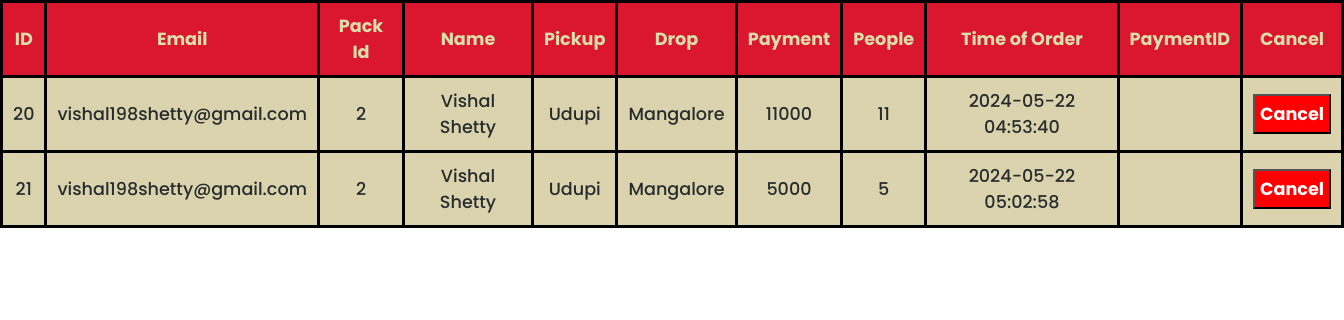
Before: /bookedpackagedetails.php (signed in) with the older database file.
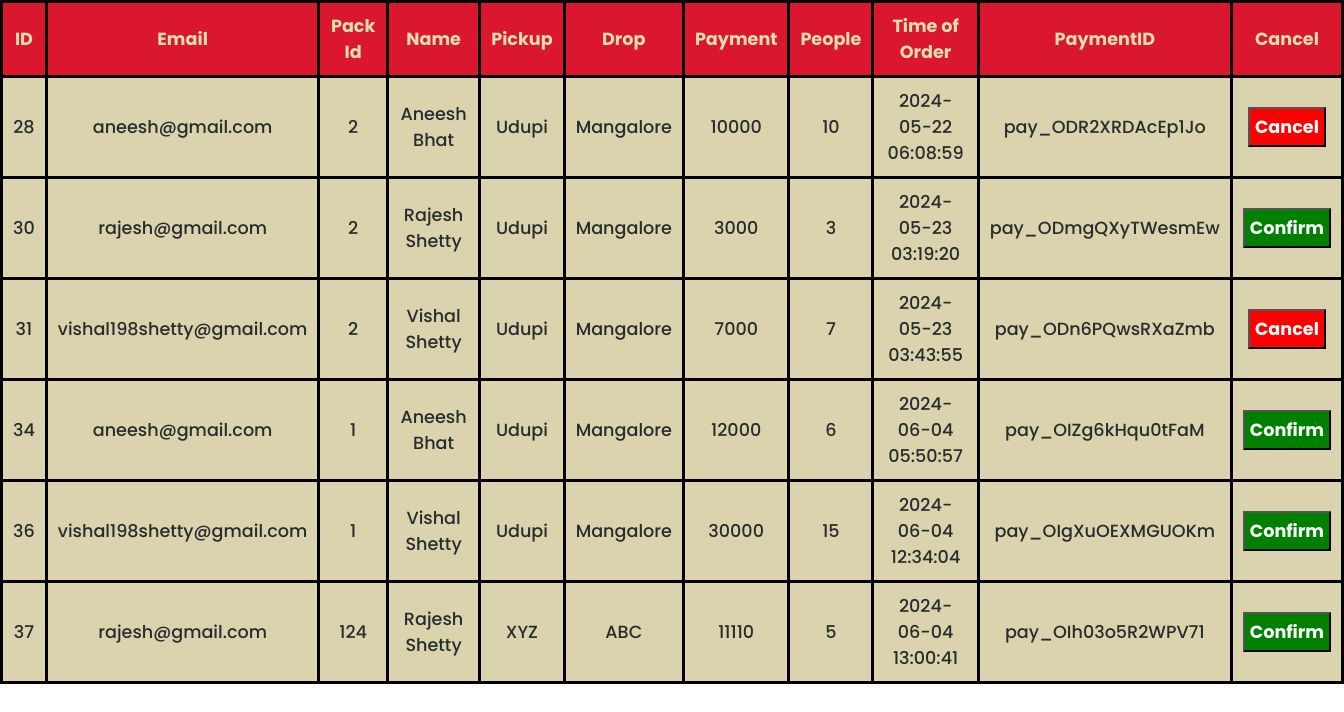
After: the same page with the newer database file.
### tables this page shows
CREATE TABLE `bookedpackages` (
  `ID` int(11) NOT NULL,
  `useremail` varchar(200) NOT NULL,
  `packageid` int(11) NOT NULL,
  `uname` text NOT NULL,
  `droploc` varchar(200) NOT NULL,
  `pickup` varchar(200) NOT NULL,
  `timeoforder` timestamp NOT NULL DEFAULT current_timestamp(),
  `people` bigint(10) NOT NULL,
  `totalcost` double NOT NULL,
  `payid` varchar(300) NOT NULL,
  `status` varchar(20) NOT NULL DEFAULT 'confirmed'
);

### bookedpackagedetails.php (the view, shortened to what this page needs)
<link rel="stylesheet" href="index.css">
<?php
include "connection.php";
?>
    <?php
if($_SESSION['status'] == 'admin' or $_SESSION['status'] == 'superadmin')
{
echo "
    <table>
        <tr>
        <th>ID</th><th>Email</th>
        <th>Pack Id</th>
        <th>Name</th>
        <th>Pickup</th>
        <th>Drop</th>
        <th>Payment</th>
        <th>People</th>
        <th>Time of Order</th>
        <th>PaymentID</th>
        <th>Cancel</th>
        </tr>";
    $query3="Select * from bookedpackages";
    $res=$con->query($query3);
    if($res->num_rows>=1)
    {
        foreach ($res as $key) {
            $cancel='Cancel';
            $bg='';
            $nameofbtn='dlt';
            if($key['status']=='canceled'){
                $cancel="Confirm";
                $bg='background-color:green;color:white';
                $nameofbtn='confirm';};
    echo "
    <tr>
        <td>{$key['ID']}</td>
        <td>{$key['useremail']}</td>
        <td>{$key['packageid']}</td>
        <td>{$key['uname']}</td>
        <td>{$key['pickup']}</td>
        <td>{$key['droploc']}</td>
        <td>{$key['totalcost']}</td>
        <td>{$key['people']}</td>
        <td>{$key['timeoforder']}</td>
        <td>{$key['payid']}</td>
    <td>
    <form method='post' action='' onsubmit='return confirmDelete({$key['ID']});'>
    <input name='idToDelete'  type='hidden' value='{$key['ID']}'>
    <button class='dlt' name='$nameofbtn' type='submit' style='".$bg."'>$cancel</button>
    </form>
    </td>
    </form>
    </td>
    </tr>";
    }
    echo "</table>";
}
    }
    else{
        echo "<script>alert('You are not permitted to view this');
        window.location.href='index.php'</script>";
    }
?>

Changed rows visible on the page:
removed bookedpackages: ID "20", useremail "vishal198shetty@gmail.com", packageid "2", uname "Vishal Shetty", pickup "Udupi", droploc "Mangalore", totalcost "11000", people "11", timeoforder "2024-05-22 04:53:40", cancel "Cancel"
removed bookedpackages: ID "21", useremail "vishal198shetty@gmail.com", packageid "2", uname "Vishal Shetty", pickup "Udupi", droploc "Mangalore", totalcost "5000", people "5", timeoforder "2024-05-22 05:02:58", cancel "Cancel"
added bookedpackages: ID "28", useremail "aneesh@gmail.com", packageid "2", uname "Aneesh Bhat", pickup "Udupi", droploc "Mangalore", totalcost "10000", people "10", timeoforder "2024-05-22 06:08:59", payid "pay_ODR2XRDAcEp1Jo", cancel "Cancel"
added bookedpackages: ID "30", useremail "rajesh@gmail.com", packageid "2", uname "Rajesh Shetty", pickup "Udupi", droploc "Mangalore", totalcost "3000", people "3", timeoforder "2024-05-23 03:19:20", payid "pay_ODmgQXyTWesmEw", status "Confirm"
added bookedpackages: ID "31", useremail "vishal198shetty@gmail.com", packageid "2", uname "Vishal Shetty", pickup "Udupi", droploc "Mangalore", totalcost "7000", people "7", timeoforder "2024-05-23 03:43:55", payid "pay_ODn6PQwsRXaZmb", cancel "Cancel"
added bookedpackages: ID "34", useremail "aneesh@gmail.com", packageid "1", uname "Aneesh Bhat", pickup "Udupi", droploc "Mangalore", totalcost "12000", people "6", timeoforder "2024-06-04 05:50:57", payid "pay_OIZg6kHqu0tFaM", status "Confirm"
added bookedpackages: ID "36", useremail "vishal198shetty@gmail.com", packageid "1", uname "Vishal Shetty", pickup "Udupi", droploc "Mangalore", totalcost "30000", people "15", timeoforder "2024-06-04 12:34:04", payid "pay_OIgXuOEXMGUOKm", status "Confirm"
added bookedpackages: ID "37", useremail "rajesh@gmail.com", packageid "124", uname "Rajesh Shetty", pickup "XYZ", droploc "ABC", totalcost "11110", people "5", timeoforder "2024-06-04 13:00:41", payid "pay_OIh03o5R2WPV71", status "Confirm"
